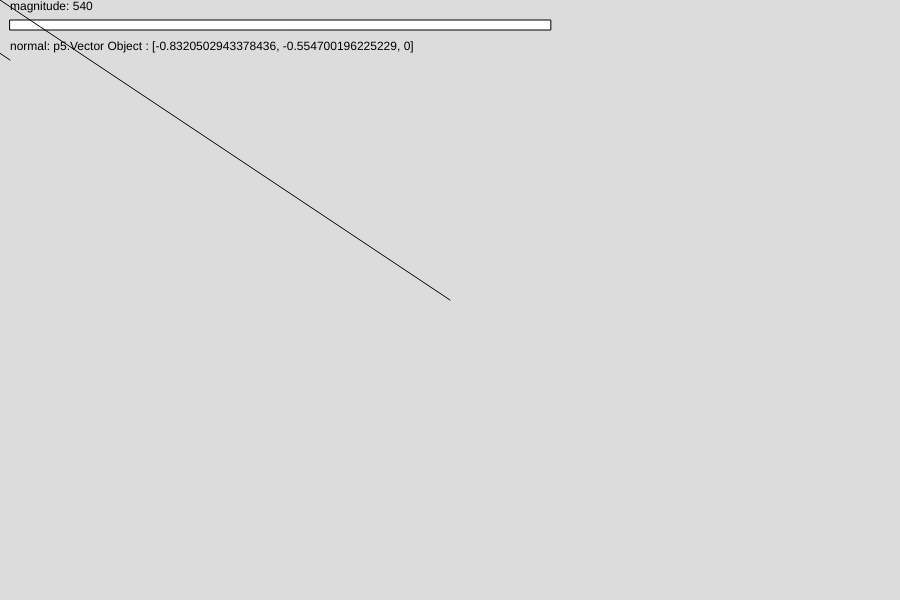
Frame 1 (no input)
Frame 60 (no input): identical to frame 1, image omitted
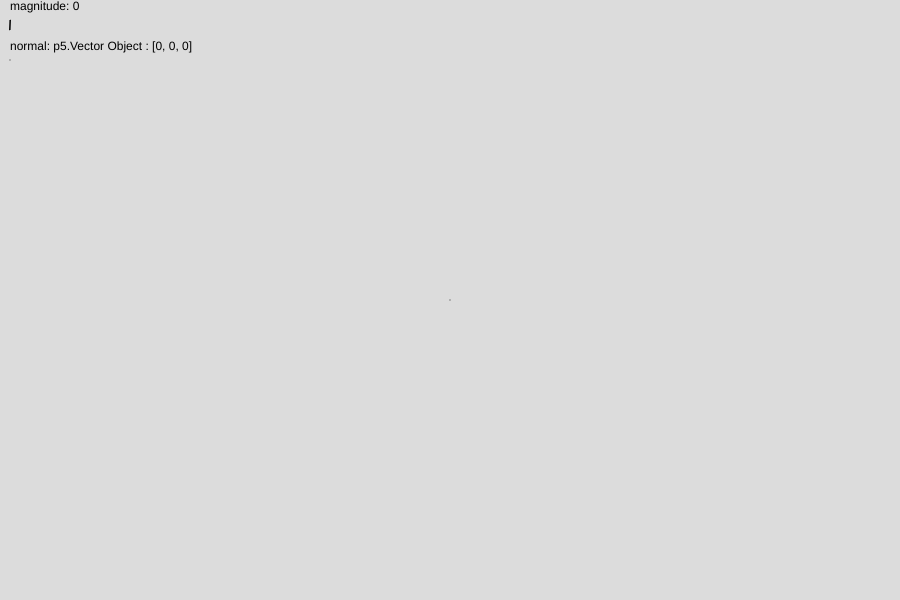
Frame 120 (the mouse pressed at the canvas centre since frame 60)

The p5.js sketch that drew these frames (run headless with seeded random() and noise() and a simulated clock; from frame 60 on, the mouse is pressed at the canvas centre):

// p5.js sketch
// ── sketch.js
//////////////////////////////////
// COURSERA GRAPHICS PROGRAMMING
//////////////////////////////////
function setup() {
  createCanvas(900, 600);
}
//////////////////////////////////////////////////
function draw() {
  background(220);
  var mouse = createVector(mouseX, mouseY);
  var center = createVector(width / 2, height / 2);
  mouse.sub(center);

  text("magnitude: " + int(mouse.mag()), 10, 10);
  rect(10,20,mouse.mag(),10);

  var normal = mouse.copy();
  text("normal: " + normal.normalize().toString(), 10, 50);
  normal = normal.normalize().mult(50); // multiply by scalar to make it visible
  line(10, 60, 10+normal.x, 60+normal.y);

  translate(width / 2, height / 2);
  line(0, 0, mouse.x, mouse.y);
}
